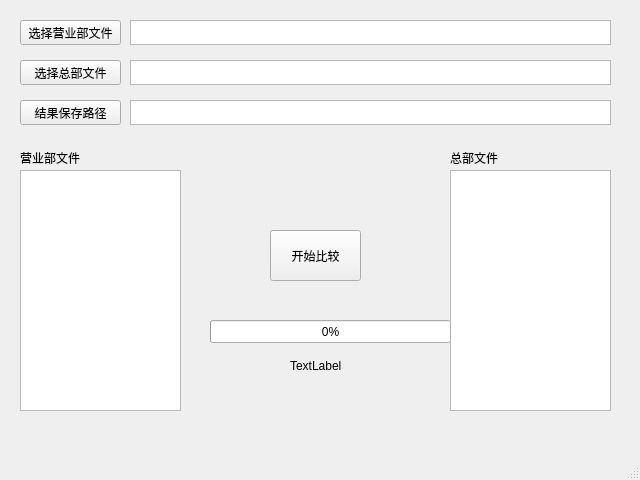
<?xml version="1.0" encoding="UTF-8"?>
<ui version="4.0">
 <class>MainWindow</class>
 <widget class="QMainWindow" name="MainWindow">
  <property name="enabled">
   <bool>true</bool>
  </property>
  <property name="geometry">
   <rect>
    <x>0</x>
    <y>0</y>
    <width>640</width>
    <height>480</height>
   </rect>
  </property>
  <property name="minimumSize">
   <size>
    <width>640</width>
    <height>480</height>
   </size>
  </property>
  <property name="maximumSize">
   <size>
    <width>640</width>
    <height>480</height>
   </size>
  </property>
  <property name="windowTitle">
   <string>目录文件检索工具</string>
  </property>
  <property name="windowOpacity">
   <double>1.000000000000000</double>
  </property>
  <widget class="QWidget" name="centralwidget">
   <widget class="QPushButton" name="selectDbButton">
    <property name="geometry">
     <rect>
      <x>20</x>
      <y>20</y>
      <width>101</width>
      <height>25</height>
     </rect>
    </property>
    <property name="text">
     <string>选择营业部文件</string>
    </property>
   </widget>
   <widget class="QListWidget" name="listDb">
    <property name="geometry">
     <rect>
      <x>20</x>
      <y>170</y>
      <width>161</width>
      <height>241</height>
     </rect>
    </property>
   </widget>
   <widget class="QPushButton" name="selectHqbutton">
    <property name="geometry">
     <rect>
      <x>20</x>
      <y>60</y>
      <width>101</width>
      <height>25</height>
     </rect>
    </property>
    <property name="text">
     <string>选择总部文件</string>
    </property>
   </widget>
   <widget class="QTextEdit" name="selectDbPath">
    <property name="geometry">
     <rect>
      <x>130</x>
      <y>20</y>
      <width>481</width>
      <height>25</height>
     </rect>
    </property>
   </widget>
   <widget class="QPushButton" name="beginButton">
    <property name="geometry">
     <rect>
      <x>270</x>
      <y>230</y>
      <width>91</width>
      <height>51</height>
     </rect>
    </property>
    <property name="text">
     <string>开始比较</string>
    </property>
   </widget>
   <widget class="QTextEdit" name="selectHqPath">
    <property name="geometry">
     <rect>
      <x>130</x>
      <y>60</y>
      <width>481</width>
      <height>25</height>
     </rect>
    </property>
   </widget>
   <widget class="QPushButton" name="exportButton">
    <property name="geometry">
     <rect>
      <x>20</x>
      <y>100</y>
      <width>101</width>
      <height>25</height>
     </rect>
    </property>
    <property name="text">
     <string>结果保存路径</string>
    </property>
   </widget>
   <widget class="QTextEdit" name="exportPath">
    <property name="geometry">
     <rect>
      <x>130</x>
      <y>100</y>
      <width>481</width>
      <height>25</height>
     </rect>
    </property>
   </widget>
   <widget class="QListWidget" name="listHq">
    <property name="geometry">
     <rect>
      <x>450</x>
      <y>170</y>
      <width>161</width>
      <height>241</height>
     </rect>
    </property>
   </widget>
   <widget class="QProgressBar" name="progressBar">
    <property name="geometry">
     <rect>
      <x>210</x>
      <y>320</y>
      <width>241</width>
      <height>23</height>
     </rect>
    </property>
    <property name="value">
     <number>0</number>
    </property>
   </widget>
   <widget class="QLabel" name="label_1">
    <property name="geometry">
     <rect>
      <x>20</x>
      <y>150</y>
      <width>131</width>
      <height>16</height>
     </rect>
    </property>
    <property name="text">
     <string>营业部文件</string>
    </property>
   </widget>
   <widget class="QLabel" name="label_2">
    <property name="geometry">
     <rect>
      <x>450</x>
      <y>150</y>
      <width>131</width>
      <height>16</height>
     </rect>
    </property>
    <property name="text">
     <string>总部文件</string>
    </property>
   </widget>
   <widget class="QLabel" name="label">
    <property name="geometry">
     <rect>
      <x>290</x>
      <y>360</y>
      <width>54</width>
      <height>12</height>
     </rect>
    </property>
    <property name="text">
     <string>TextLabel</string>
    </property>
   </widget>
  </widget>
  <widget class="QMenuBar" name="menubar">
   <property name="geometry">
    <rect>
     <x>0</x>
     <y>0</y>
     <width>640</width>
     <height>23</height>
    </rect>
   </property>
  </widget>
  <widget class="QStatusBar" name="statusbar"/>
 </widget>
 <resources/>
 <connections/>
</ui>
